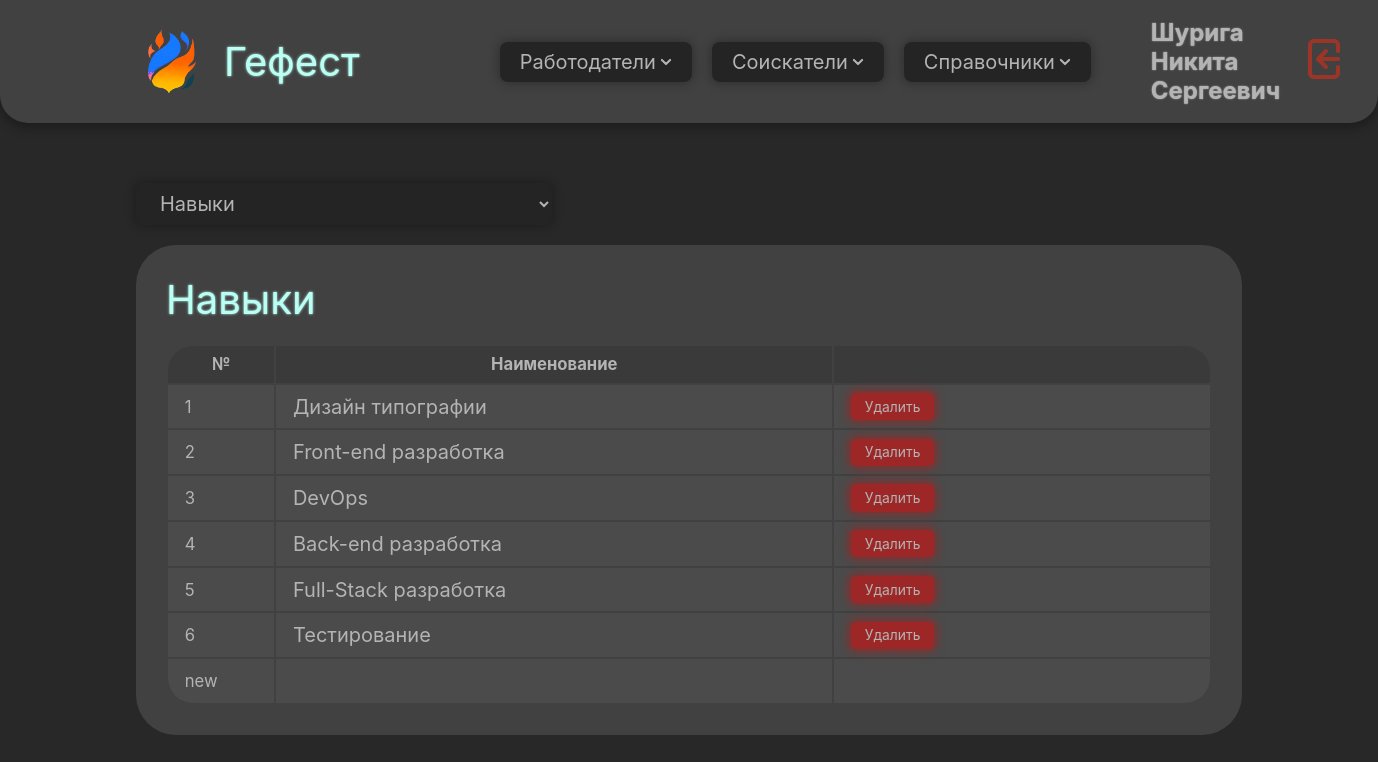
Page /references/Skill/ (signed in) on the earlier database version.
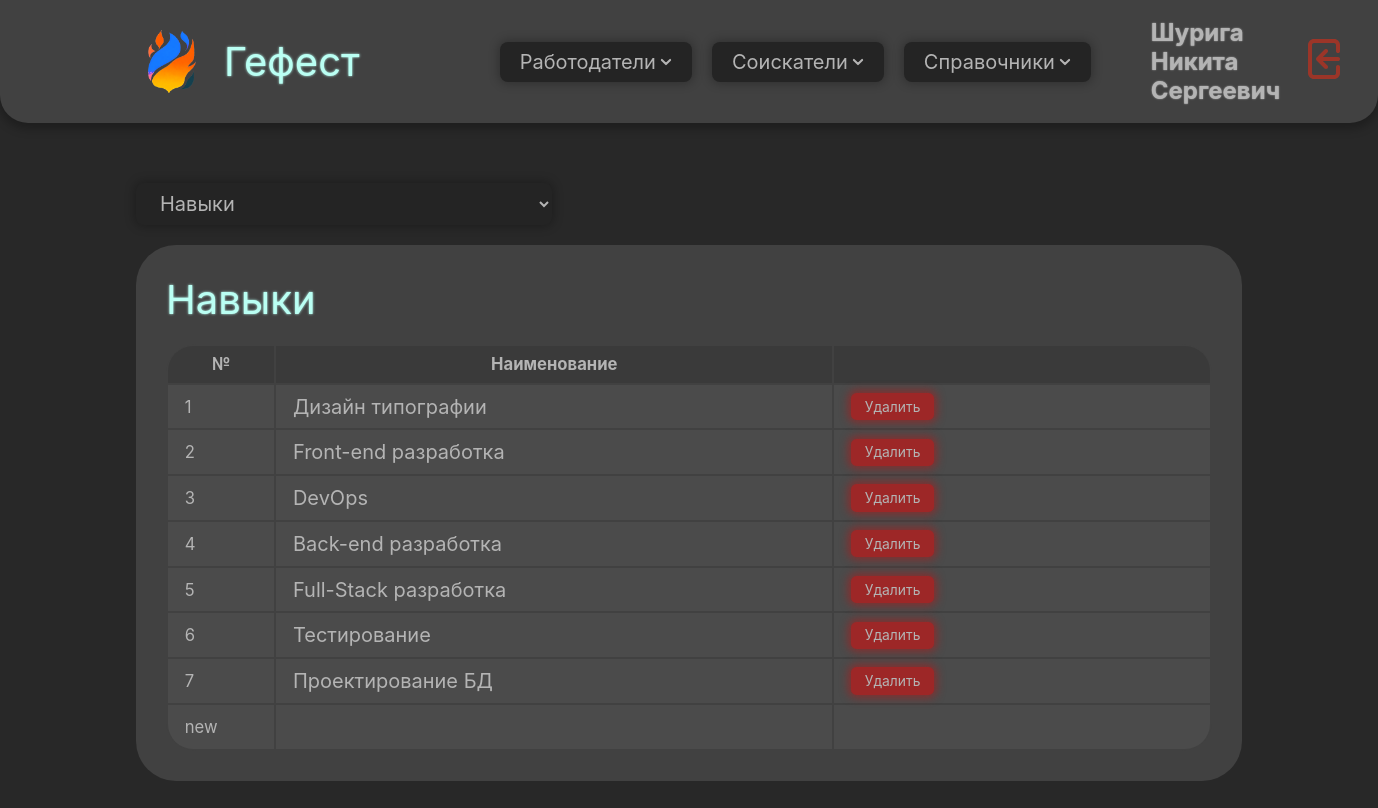
Same page on the later database version.
### domain/models.py (models this page shows, shortened)
class CustomUser(AbstractUser):
    patronymic = models.CharField(max_length=255, blank=False, null=False, verbose_name='Отчество')
    phone_number = PhoneNumberField(region="RU", blank=False, null=False, verbose_name='Номер телефона')
    profile_photo = models.ImageField(blank=True, null=True, verbose_name='Фото профиля', upload_to='user_photos')
    class Meta:
        verbose_name = 'Пользователь'
        verbose_name_plural = 'Пользователи'

class Skill(models.Model):
    name = models.CharField(max_length=100, blank=False, null=False, verbose_name='Наименование')
    class Meta:
        verbose_name = 'Навык'
        verbose_name_plural = 'Навыки'

### domain/views/general_views.py (the view, shortened to what this page needs)
# urls.py: path('references/', references_view, name='references'),
def references_view(request, reference='OrganizationalLegalForm'):
    references_dict = {
        'OrganizationalLegalForm': [OrganizationalLegalForm, 'Организационно-правовые формы'],
        'Skill': [Skill, 'Навыки'],
        'Specialization': [Specialization, 'Специализации'],
        'SoftwareAndHardwareTool': [SoftwareAndHardwareTool, 'Программно-технические средства'],
        'WorkSchedule': [WorkSchedule, 'Графики работы'],
        'EducationLevel': [EducationLevel, 'Уровень образования'],
        'Position': [Position, 'Должность'],
    }
    if reference in references_dict:
        selected_model = references_dict[reference][0]
        display_model = selected_model.objects.all()
        display_name = selected_model._meta.verbose_name_plural
        fields_names = [field for field in selected_model._meta.get_fields() if
                        not field.is_relation and field.name != 'id']
        response = {
            'model': display_model,
            'display_name': display_name,
            'fields_names': fields_names,
            'references_dict': references_dict,
            'reference': reference
        }
        return render(request, 'references/references.html', response)
    else:
        error_message = f"Справочник {reference} не найден"
        error_page_url = reverse('error_page', kwargs={'error_message': error_message})
        return redirect(error_page_url)

### domain/context_processors.py (called while the page is built)
def user(request):
    return {'user': auth(request)['user']}

### domain/filters.py (called while the page is built)
@register.filter(name='get_value')
def get_value(obj, field_name):
    return getattr(obj, field_name, None)

### domain/templates/references/references.html (shortened to what this page needs)
{% extends 'base.html' %}
{% load filters %}
{% load static %}
{% block content %}
    <section class="split-section flex-vertical gap-2em">
        <div class="content-block flex-vertical gap-1em">
            <select name="reference-select" class="button" onchange="window.location.href = (this.value)">
                {% for reference, value in references_dict.items %}
                    <option value="{% url 'references' reference %}"
                            {% if value.1 == display_name %}selected{% endif %}>
                        {{ value.1 }}
                    </option>
                {% endfor %}
            </select>
            <div class="content-box flex-vertical gap-1em">
                <div class="content flex-vertical gap-1em">
                    <h1 class="title">{{ display_name }}</h1>
                    <table class="table">
                        <tr>
                            <th>№</th>
                            {% for field in fields_names %}
                                <th>{{ field.verbose_name }}</th>
                            {% endfor %}
                            <th></th>
                        </tr>
                        {% for item in model %}
                            <tr>
                                <form method="POST" action="{% url 'references' reference %}">
                                    <td>{{ forloop.counter }}</td>
                                    {% for field in fields_names %}
                                        {% with field_value=item|get_value:field.name %}
                                            <td><input type="text"
                                                       id="{{ field.name }}_{{ item.id }}"
                                                       name="{{ field.name }}"
                                                       value="{{ field_value }}"
                                                       class="input-field-in-table"
                                                       onchange="document.getElementById('Button_{{ item.id }}').style.visibility = 'visible';"
                                                       maxlength="{{ field.max_length }}"
                                            >
                                            </td>
                                        {% endwith %}
                                    {% endfor %}
                                    <td class="flex-horizontal gap-1em">
                                        <button id="Button_{{ item.id }}_delete" type="submit" name="delete_item"
                                                class="button reject text-size-smaller">
                                            Удалить
                                        </button>
                                    </td>
                                </form>
                            </tr>
                        {% endfor %}
                        <tr>
                            <td class="row-1em">new</td>
                            <form method="POST" action="{% url 'references' reference %}">
                                {% for field in fields_names %}
                                    <td><input id="{{ field.name }}_new" type="text" class="input-field-in-table"
                                               name="{{ field.name }}"
                                               maxlength="{{ field.max_length }}"
                                               onchange="document.getElementById('Button_new').style.visibility = 'visible';"
                                               {% if forloop.first %}autofocus{% endif %}>
                                    </td>
                                {% endfor %}
                                <td>
                                </td>
                            </form>
                        </tr>
                    </table>
                </div>
            </div>
        </div>
    </section>
{% endblock %}

### domain/templates/base.html (shortened to what this page needs)
{% load static %}
<!DOCTYPE html>
<html lang="en">
<head>
    <link rel="stylesheet" href="{% static 'css/styles.css' %}">
    <link rel="stylesheet" href="{% static 'css/darkcolors.css' %}">
</head>
<body class="body">
{% include 'components/navbar.html' %}
<section class="main">
    {% block content %}
    {% endblock %}
</section>
</body>
</html>

### domain/templates/components/navbar.html (shortened to what this page needs)
{% load static %}
{% block content %}
    <div class="nav-bar flex-horizontal gap-1em">
        <div class="nav-part flex-horizontal gap-1em">
            <a href="{% url 'home' %}">
            <div class="flex-horizontal gap-1em">
                <div class="logo-container">
                    <img src="{% static 'images/logo.png' %}" class="logo"/>
                </div>
                <div class="title" style="padding-right: 3em;">Гефест</div>
            </div>
                </a>
            <div class="button">
                Работодатели
                <img src="{% static 'icons/arrow-down.svg' %}" class="icon">
            </div>
            <button class="button">
                Соискатели
                <img src="{% static 'icons/arrow-down.svg' %}" class="icon">
            </button>
            <button class="button">
                Справочники
                <img src="{% static 'icons/arrow-down.svg' %}" class="icon">
            </button>
        </div>
        <div class="nav-part flex-horizontal gap-1em">
            <h2 class="text1">{{ user.last_name }} {{ user.first_name }} {{ user.patronymic }}</h2>
            <a href="{% url 'logout' %}">
                <img src="{% static 'icons/logout.svg' %}" class="logout-button"/>
            </a>
        </div>
    </div>
{% endblock content %}

### static/css/styles.css (style rules this page uses)
* { font-size: 20px; padding: 0; margin: 0; font-family: Inter, serif; color: var(--text-color); text-decoration: none; }
.body { background: var(--body-bg); display: block; flex-direction: column; align-items: center; height: 100%; width: 100%; }
.main { padding: 3em 6.8em; }
.nav-bar { position: sticky; height: 100%; margin: auto; padding: 0.5em 6em; justify-content: space-between; align-items: center; border-radius: 0 0 1.4em 1.4em; background: var(--table-bg); box-shadow: 0 0.2em 0.5em 0.1em var(--element-shadow); }
.nav-part { height: 100%; padding: 0.4em 1em; justify-content: flex-start; flex-wrap: nowrap; }
.logout-button { filter: brightness(0) saturate(100%) invert(24%) sepia(29%) saturate(4645%) hue-rotate(345deg) brightness(83%) contrast(84%); }
.logo { align-self: stretch; object-fit: contain; }
.logo-container { width: 3.2em; aspect-ratio: 1 / 1; justify-content: center; align-items: center; display: flex }
.title { color: var(--title-color); font-size: 2em; font-weight: 400; word-wrap: break-word; text-shadow: 0 0 0.065em var(--title-color); }
.button { display: flex; justify-content: flex-start; align-items: center; border-style: none; border-radius: 0.4em; background: var(--button-bg); padding: 0.4em 1em; gap: 0.2em; box-shadow: 0 0 0.5em 0.1em var(--element-shadow); width: fit-content; }
.icon { filter: brightness(0) saturate(100%) invert(79%) sepia(16%) saturate(8%) hue-rotate(316deg) brightness(90%) contrast(87%); }
.split-section { flex: 1; width: auto; height: fit-content; }
.content-box { margin: 0; border-radius: 2em; background: var(--table-bg); }
.content-block { width: 100%; height: 100%; }
.content-box .content { flex: 1; padding: 1.5em; }
.text1 { font-size: larger; text-shadow: 0 0 0.07em var(--text-color); }
button.reject { background: var(--reject-bg); box-shadow: 0 0 0.6em 0.2em var(--reject-shadow); }
.table { display: table; flex: 1; border-radius: 1.5em; table-layout: auto; background: var(--table-bg); }
th { background: var(--th-bg); padding: 0.5em 1em; font-size: smaller; }
th:first-child { border-top-left-radius: 1.5em; }
th:last-child { border-top-right-radius: 1.5em; max-width: 10%; }
td { padding: 0.5em 1em; background: var(--td-bg); white-space: nowrap; word-wrap: break-word; font-size: smaller; }
tr:last-child td:first-child { border-radius: 0 0 0 1.5em; }
tr:last-child td:last-child { border-radius: 0 0 1.5em 0; }
tr td:last-child { border-right: none; }
.flex-horizontal { display: flex; flex-direction: row; align-items: center; }
.flex-horizontal.gap-1em { gap: 1em; }
.flex-vertical { display: flex; flex-direction: column; }
.flex-vertical.gap-1em { gap: 1em; }
.flex-vertical.gap-2em { gap: 2em; }
.text-size-smaller, .text-size-smaller:hover, .text-size-smaller:focus { font-size: smaller; }
.input-field-in-table { background: none; padding: 0; border: none; width: 100%; }

### static/css/darkcolors.css (style rules this page uses)
:root { --button-bg: #242424; --body-bg: #282828; --common-bg: #303030; --th-bg: #3a3a3a; --table-bg: #414141; --hover-bg: #464646; --td-bg: #4b4b4b; --div-bg: #4f4f4f; --text-color: #B4B4B4; --text-hover: #d0d0d0; --title-color: #BAFFF3; --element-shadow: rgba(0, 0, 0, 0.25); --shadow-next: rgba(48, 48, 48, 0.8); --error-color: #FF3838; --submit-bg: #279d52; --submit-shadow: rgba(39, 157, 82, 0.8); --submit-hover: #35d781; --submit-hover-shadow: rgba(53, 215, 129, 0.95); --reject-bg: #9D2727; --reject-shadow: rgba(150, 39, 39, 0.8); --reject-hover: #D73535; --reject-hover-shadow: rgba(215, 53, 53, 0.95); }

Differences in the rows shown:
added Skill: name "Проектирование БД"
